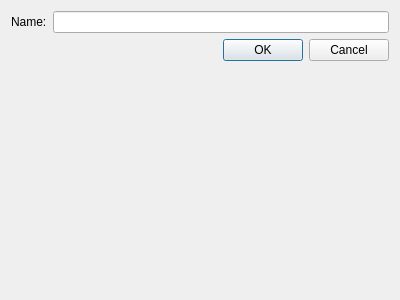
<?xml version="1.0" encoding="UTF-8"?>
<ui version="4.0">
 <class>Dialog</class>
 <widget class="QDialog" name="Dialog">
  <property name="geometry">
   <rect>
    <x>0</x>
    <y>0</y>
    <width>400</width>
    <height>300</height>
   </rect>
  </property>
  <property name="windowTitle">
   <string>New Identity</string>
  </property>
  <layout class="QFormLayout" name="formLayout">
   <property name="fieldGrowthPolicy">
    <enum>QFormLayout::AllNonFixedFieldsGrow</enum>
   </property>
   <item row="0" column="1">
    <widget class="QLineEdit" name="name"/>
   </item>
   <item row="1" column="0" colspan="2">
    <widget class="QDialogButtonBox" name="buttonBox">
     <property name="standardButtons">
      <set>QDialogButtonBox::Cancel|QDialogButtonBox::Ok</set>
     </property>
    </widget>
   </item>
   <item row="0" column="0">
    <widget class="QLabel" name="label">
     <property name="text">
      <string>Name:</string>
     </property>
    </widget>
   </item>
  </layout>
 </widget>
 <resources/>
 <connections>
  <connection>
   <sender>buttonBox</sender>
   <signal>accepted()</signal>
   <receiver>Dialog</receiver>
   <slot>accept()</slot>
   <hints>
    <hint type="sourcelabel">
     <x>248</x>
     <y>254</y>
    </hint>
    <hint type="destinationlabel">
     <x>157</x>
     <y>274</y>
    </hint>
   </hints>
  </connection>
  <connection>
   <sender>buttonBox</sender>
   <signal>rejected()</signal>
   <receiver>Dialog</receiver>
   <slot>reject()</slot>
   <hints>
    <hint type="sourcelabel">
     <x>316</x>
     <y>260</y>
    </hint>
    <hint type="destinationlabel">
     <x>286</x>
     <y>274</y>
    </hint>
   </hints>
  </connection>
 </connections>
</ui>
